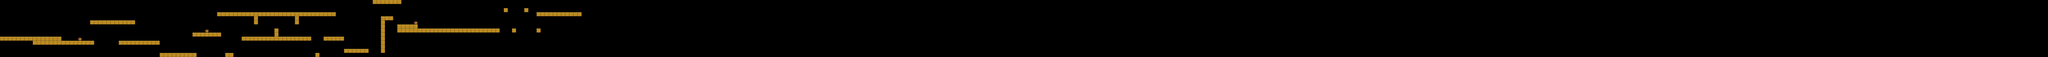

This game map was drawn from its Tiled (.tmx) file and the tilesets committed beside it. A one-line description and the trimmed map source follow:
An orthogonal 500x14 tile map with 32x32 px tiles, 1 tile layer (Tile Layer 1), 2 tilesets.

<map version="1.0" orientation="orthogonal" renderorder="right-down" width="500" height="14" tilewidth="32" tileheight="32">
 <tileset firstgid="1" name="floor1" tilewidth="32" tileheight="32">
  <image source="../../../images/floor1.png" width="32" height="32" />
 </tileset>
 <tileset firstgid="2" name="powerup1" tilewidth="32" tileheight="32">
  <image source="../../../images/powerup1.png" width="32" height="32" />
 </tileset>
 <layer name="Tile Layer 1" width="500" height="14">
  <data>[7000 cells, 199 non-empty, 2 distinct tile ids]</data>
 </layer>
</map>
